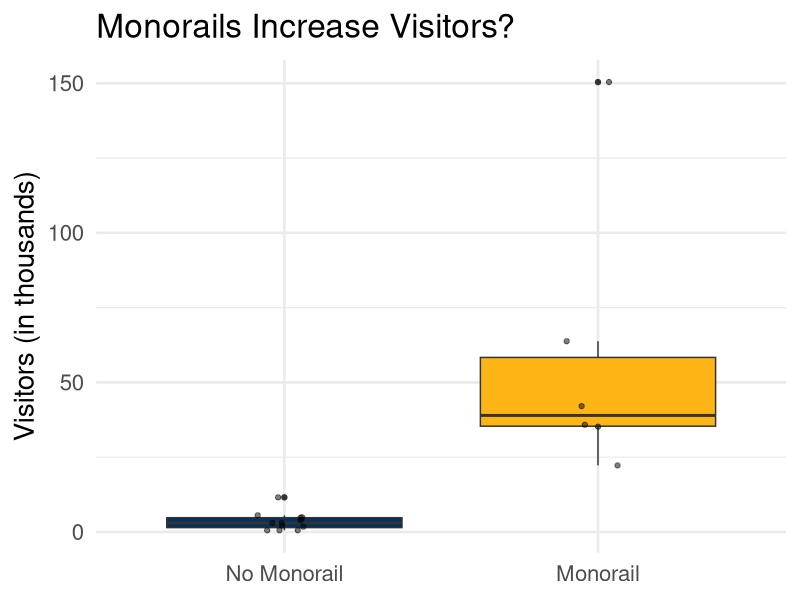
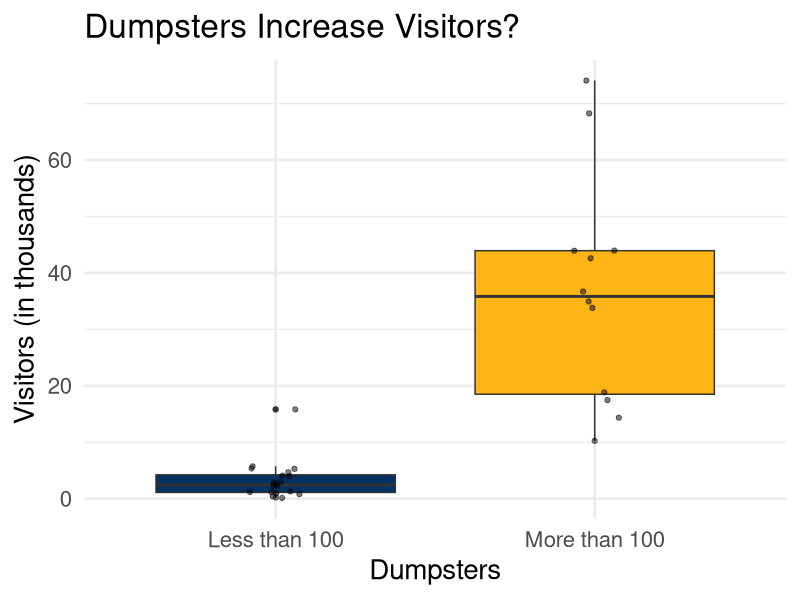
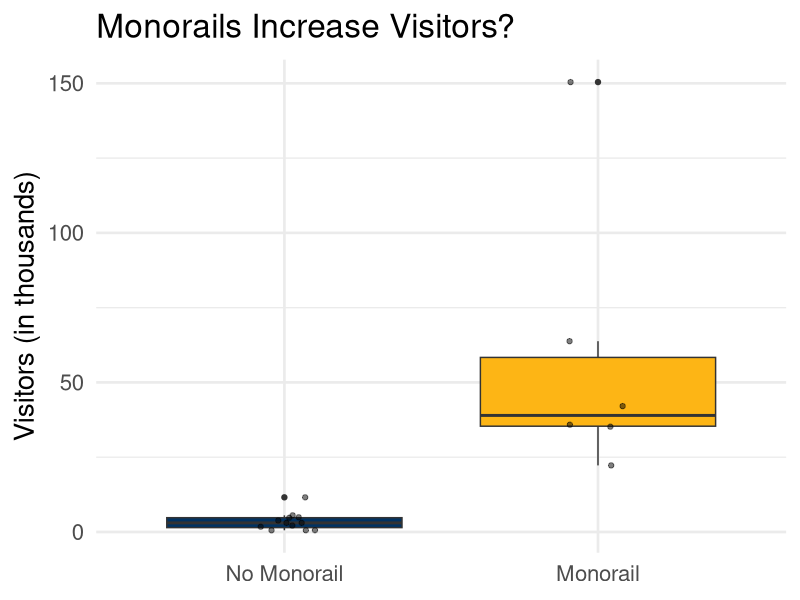
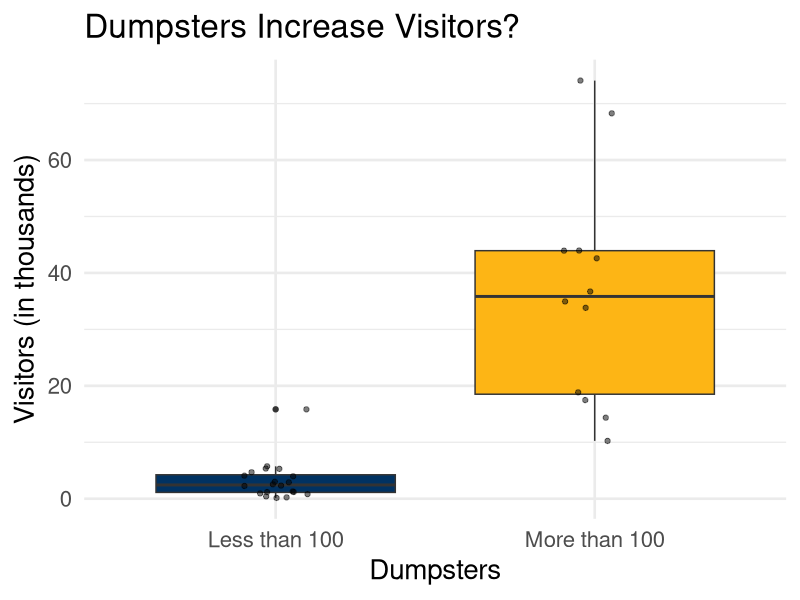

The R source for these figures, in order:
library(ggplot2)
library(tidyverse)

theme_set(theme_minimal(base_size = 20))

set.seed(1)

m <- data.frame(
    monorail = factor(
        rep(0:1, times = c(12, 6)),
        labels = c("No Monorail","Monorail")
    )) %>%
    mutate(
        visitors = (400 + (3000 * I(monorail == 'Monorail'))) * rexp(18)) %>%
    mutate(
        visitors = as.numeric(visitors / 100)
    )

m

m %>%
    ggplot(aes(x = monorail, y = visitors, fill = monorail)) +
    geom_boxplot() +
    geom_jitter(width = 0.1, alpha = 0.5) +
    scale_fill_manual(values = c('#003262', '#FDB515')) +
    labs(
        y = 'Visitors (in thousands)',
        x = NULL,
        title = 'Monorails Increase Visitors?',
        legend = NULL
    ) +
    theme(legend.position = 'none')

ggsave(
    "monorail.pdf", device = 'pdf',
    units = 'mm', width = 128, height = 96,
    bg = 'transparent')

f <- data.frame(
    fish = factor(
        rep(0:1, times = c(20, 12)),
            labels = c('Less than 100', 'More than 100')
    )) %>%
    mutate(
        visitors = as.numeric(
             (4 + 30 * I(fish == 'More than 100')) * rexp(32)
        ))
f %>%
    ggplot(aes(x = fish, y = visitors, fill = fish)) +
    geom_boxplot() + 
    geom_jitter(width = 0.1, alpha = 0.5) +
    scale_fill_manual(values = c('#003262', '#FDB515')) +
    labs(
        y = 'Visitors (in thousands)',
        x = 'Dumpsters', 
        title = 'Dumpsters Increase Visitors?',
        legend = NULL
    ) +
    theme(legend.position = 'none')
ggsave(
    "dumpsters.pdf", device = 'pdf',
    units = 'mm', width = 128 * 1.2, height = 96 * 1.2,
    bg = 'transparent')


